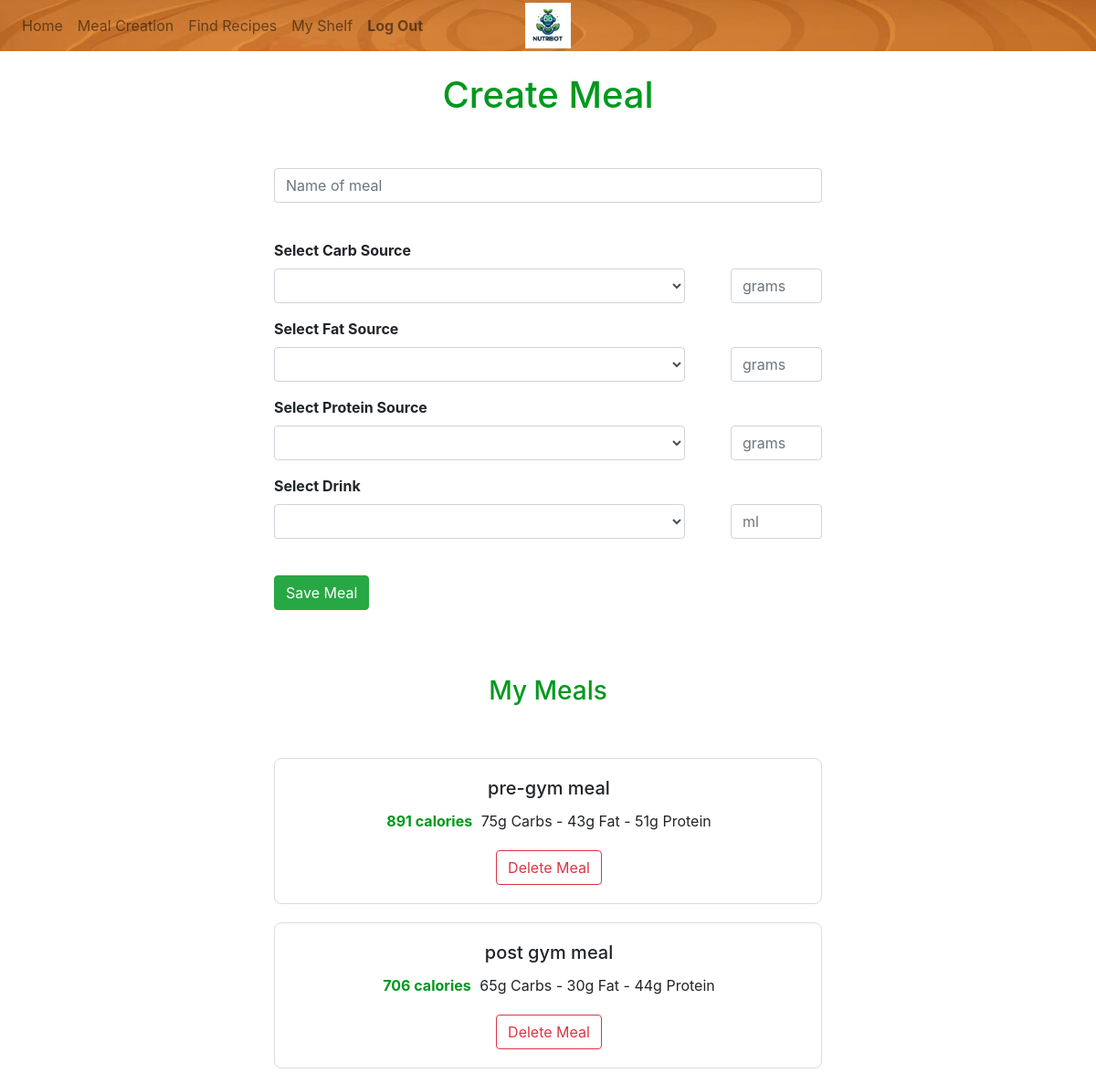
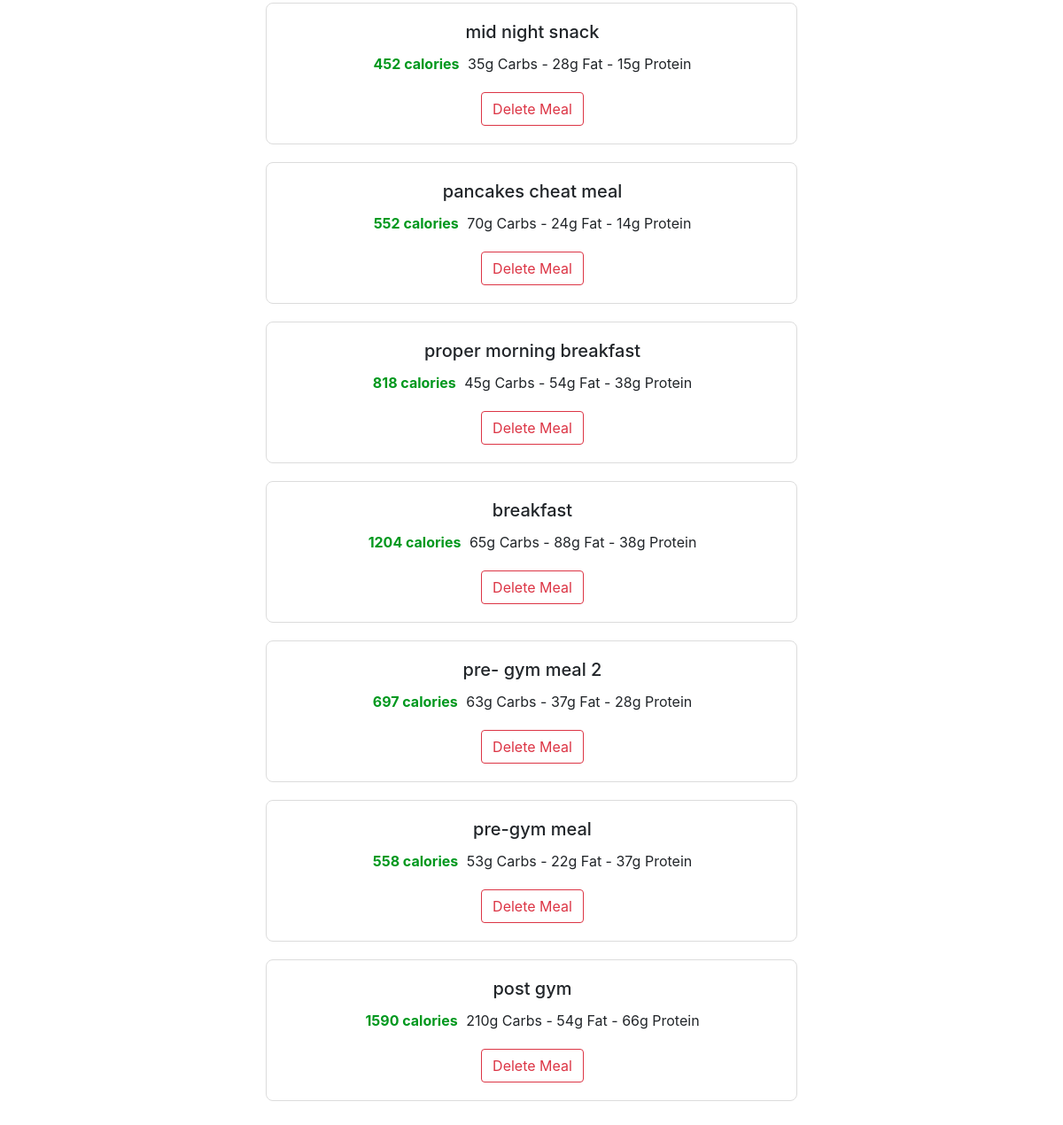
Screenshot of /mealcreation (signed in) with the database file from the repository (2 pictures, top to bottom).
### mealplanmaker/models.py (models this page shows)
class Meals(models.Model):
	name = models.TextField(max_length=50)
	totalfat = models.PositiveIntegerField(default=0)
	totalcarb = models.PositiveIntegerField(default=0)
	totalprotein = models.PositiveIntegerField(default=0)
	calories = models.PositiveIntegerField(default=0)
	mealcreator = models.ForeignKey(User, on_delete=models.CASCADE)
	ingredients = models.TextField(max_length=400, default="")

### mealplanmaker/views.py (the view, shortened to what this page needs)
# urls.py: path("mealcreation", views.mealcreation, name="mealcreation"),
def mealcreation(request):
    if request.method == "GET":
        if request.user.is_authenticated:
            all_meals = Meals.objects.filter(mealcreator = request.user)
            no_user = False
        else:
            all_meals = None
            no_user = True
        context = {
            "all_meals": all_meals,
            "no_user": no_user
        }
        return render(request, "mealplanmaker/mealcreation.html", context)

### mealplanmaker/templates/mealplanmaker/mealcreation.html (shortened to what this page needs)
{% extends "mealplanmaker/layout.html" %}
{% block body %}
<br>
<h1 style="color: #00981e; size: 15pt; text-align: center;">Create Meal</h1>
<br><br>
<div style="max-width: 600px; margin: auto;">
    {% if not user.is_authenticated %}
    <div class="alert alert-primary" role="alert" style="width: 600px;">
        <p style="font-size: large; text-align: center; margin-top: 15px;">
        you have to <a href="{% url 'login' %}" class="alert-link">Login</a> to create a meal.<br><br>
        If you do not have an account, you can <a href="{% url 'register' %}">Create one here.</a>
        </p>
    </div>
    {% else %}
    <form id="mealcreationform" method="post" action="{% url 'mealcreation' %}">
        <div class="form-group">
            <input type="text" class="form-control" name="mealtitle" id="mealtitle" placeholder="Name of meal">
        </div>
        <br>
        <div class="form-group">
            <label for="carbsource" style="font-weight: bold;">Select Carb Source</label><br>
            <div class="form-inline">
                <select class="form-control" name="carbsource" id="carbsource" style="width: 450px;">
                    <option value="23"></option>
                    <option value="1">Bread</option>
                </select>
                <input type="text" class="form-control" name="carbgrams" id="carbgrams" placeholder="grams" style="margin-left: 50px; width: 100px;">
            </div>
        </div>
        <div class="form-group">
            <label for="fatsource" style="font-weight: bold;">Select Fat Source</label><br>
            <div class="form-inline">
                <select class="form-control" name="fatsource" id="fatsource" style="width: 450px;">
                    <option value="16"></option>
                    <option value="1">Almonds</option>
                </select>
                <input type="text" class="form-control" name="fatgrams" id="fatgrams" placeholder="grams" style="margin-left: 50px; width: 100px;">
            </div>
        </div>
        <div class="form-group">
            <label for="proteinsource" style="font-weight: bold;">Select Protein Source</label><br>
            <div class="form-inline">
                <select class="form-control" name="proteinsource" id="proteinsource" style="width: 450px;">
                    <option value="31"></option>
                    <option value="1">Chicken or Turkey - Breast</option>
                </select>
                <input type="text" class="form-control" name="proteingrams" id="proteingrams" placeholder="grams" style="margin-left: 50px; width: 100px;">
            </div>
        </div>
        <div class="form-group">
            <label for="drinksource" style="font-weight: bold;">Select Drink</label><br>
            <div class="form-inline">
                <select class="form-control" name="drinksource" id="drinksource" style="width: 450px;">
                    <option value="10"></option>
                    <option value="1">Water</option>
                </select>
                <input type="text" class="form-control" name="drinkmililiters" id="drinkmililiters" placeholder="ml" style="margin-left: 50px; width: 100px;">
            </div>
        </div>
        <br>
        <button type="submit" class="btn btn-success">Save Meal</button>
    </form>
    {% endif %}
    <br><br><br>
    <h3 style="color: #00981e; size: 15pt; text-align: center;">My Meals</h3>
    <br><br>
    {% if all_meals %}
        {% for meal in all_meals %}
        <div class="card" style="width: 600px; margin-bottom: 20px; border-radius: 8px; border-color: gainsboro; text-align: center;">
            <div class="card-body" style="width: 600px;">
                <div>
                    <h5 class="card-title">{{meal.name}}</h5>
                </div>
                <div style="display: inline;">
                    <span style="color: #00981e; font-weight: bolder; margin-right: 5px;">{{meal.calories}} calories</span>
                    <span>{{meal.totalcarb}}g Carbs -</span>
                    <span>{{meal.totalfat}}g Fat - </span>
                    <span>{{meal.totalprotein}}g Protein</span>
                </div>
                <form method="post" action="{% url 'deletemeal' %}">
                    <button type="submit" class="btn btn-outline-danger" style="margin-top: 10px;">Delete Meal</button>
                </form>
            </div>
        </div>
        {% endfor %}
    {% else %}
    <div class="card" style="width:  600px; margin-bottom: 20px; border-radius: 8px; border-color: gainsboro;">
        <div class="card-body">
            <p class="card-text" style="font-size:large;">You do not have any saved meals currently.</p>
        </div>
    </div>
    {% endif %}
</div>
<br><br><br>
{% endblock %}

### rows the page displays
Meals: name "pre-gym meal", calories "891", totalcarb "75", totalfat "43", totalprotein "51"
Meals: name "post gym meal", calories "706", totalcarb "65", totalfat "30", totalprotein "44"
Meals: name "mid night snack", calories "452", totalcarb "35", totalfat "28", totalprotein "15"
Meals: name "pancakes cheat meal", calories "552", totalcarb "70", totalfat "24", totalprotein "14"
Meals: name "proper morning breakfast", calories "818", totalcarb "45", totalfat "54", totalprotein "38"
Meals: name "breakfast", calories "1204", totalcarb "65", totalfat "88", totalprotein "38"
Meals: name "pre- gym meal 2", calories "697", totalcarb "63", totalfat "37", totalprotein "28"
Meals: name "pre-gym meal", calories "558", totalcarb "53", totalfat "22", totalprotein "37"
Meals: name "post gym", calories "1590", totalcarb "210", totalfat "54", totalprotein "66"
